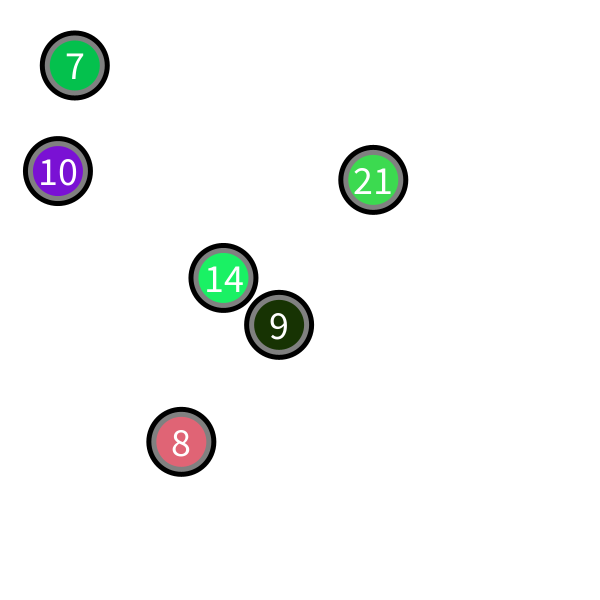
Frame 1 (no input)
Frame 60 (the mouse pressed at the canvas centre just before this capture): identical to frame 1, image omitted
Frame 120 (the mouse held since frame 60 and released just before this capture): identical to frame 1, image omitted

The Processing sketch that drew this single still picture (run headless with seeded random() and noise(); from frame 60 on, the mouse is pressed at the canvas centre):

// Processing sketch: main
// ── main.pde
int K;
ArrayList <Warp> warp;
ArrayList <Bullet> bullets = new ArrayList<Bullet>();

void setup(){
  size(600,600);
  K = 6;
  warp = new ArrayList <Warp>();
  for(int i = 0; i < K; i++){
    warp.add(new Warp());
  }
}

void draw(){
  background(255);
    for(Warp w : warp){
      w.display();
    } 
    
    for(Bullet b : bullets){
      b.run();
    }
}

void mousePressed() {
  for (Warp w : warp) {
    if (w.isIn()) {
      bullets.add(w.shot());
    }
  }
}

// ── Bullet.pde
class Bullet{
  
  //Attributi
  float posX, posY, sx;
  color c;
  float r = 10;
  
  //Costruttore
  Bullet(float x, float y, float s, color c){
    this.posX = x;
    this.posY = y;
    this.sx = s;
    this.c = c;
  }
  
  //Metodi
  void display(){
    noStroke();
    fill(c);
    ellipseMode(RADIUS);
    ellipse(posX,posY ,r,r);
  }
  
  void move(){
    posX += sx;
  }
  
  void run(){
    display();
    move();
  }
}

// ── Warp.pde
class Warp{
    
  //Attributi
  float posX, posY, sx;
  color c;
  
  float r1 = 35;
  float r2 = 30;
  float r3 = 25;
  
  //Costruttore
  Warp(){
    this.posX = random(50,550);
    this.posY = random(50,550);
    this.sx   = random(2,23);
    this.c    = color(random(0,255), random(0,255), random(0,255));
  }

  //Metodi
  void display(){    
    noStroke();
    ellipseMode(RADIUS);
    fill(0);
    ellipse(this.posX,this.posY, r1,r1);
    fill(128);
    ellipse(this.posX,this.posY, r2,r2);
    fill(c);
    ellipse(this.posX,this.posY, r3,r3);
    
    textSize(40);
    fill(255);
    textAlign(CENTER, CENTER);
    text(int(sx), this.posX,this.posY);
  }
  
  Bullet shot(){
    if(isIn() == true){
      return new Bullet(this.posX, this.posY, this.sx, this.c);
    }
      return null;
    }

  boolean isIn(){
    if(dist(this.posX,this.posY, mouseX,mouseY) <= r3){
      return true;
    }else{
      return false;
    }
  }
}
